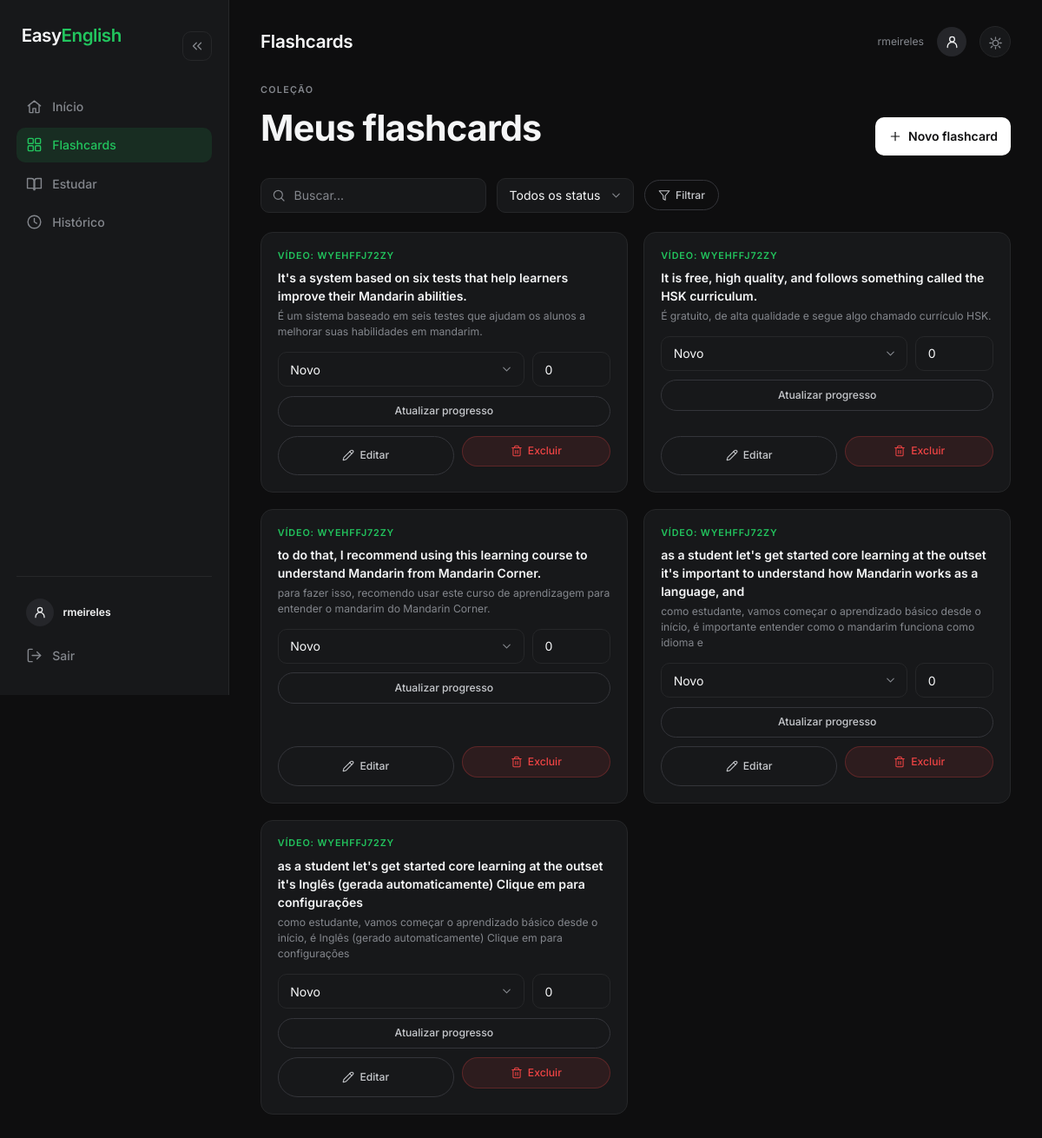
The app's page /flashcards/ (signed in), older data.
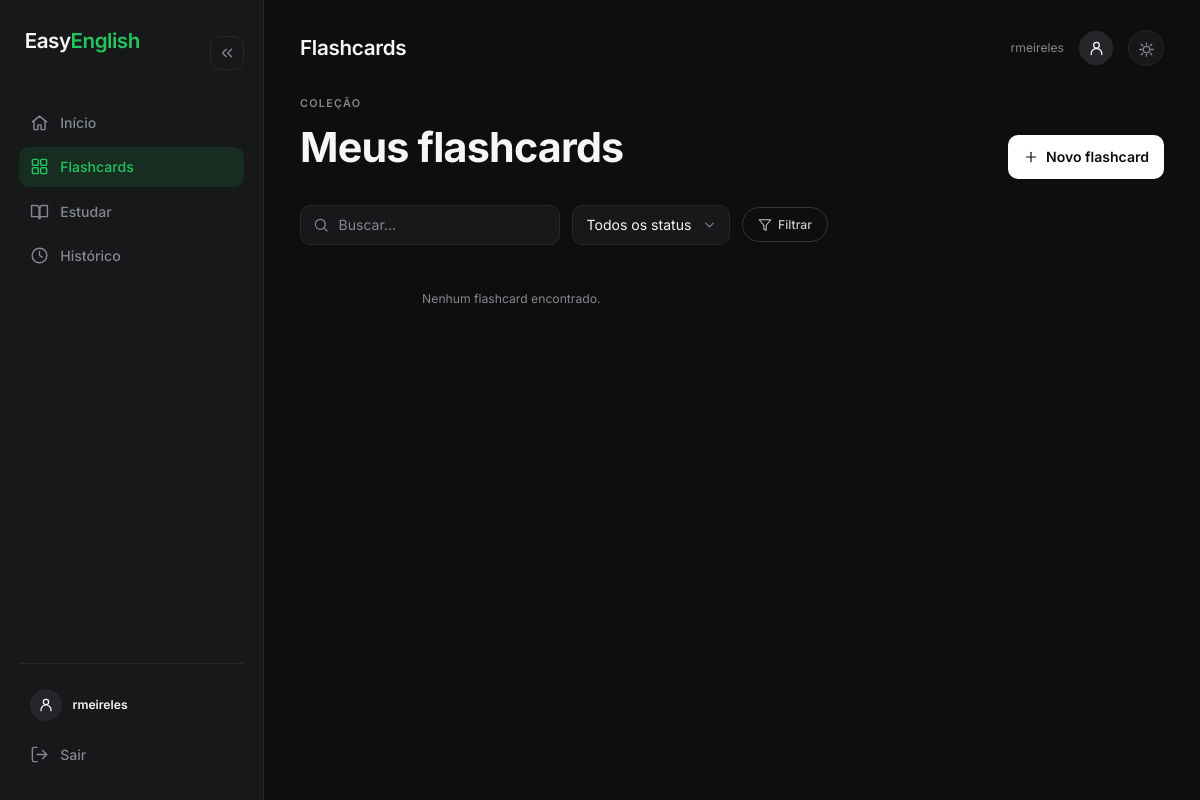
The same page, newer data.
### extensao/models.py (models this page shows, shortened)
class Flashcard(models.Model):
    DECK_CHOICES = [
        ('geral',   'Geral'),
        ('frases',  'Frases do dia a dia'),
        ('phrasal', 'Phrasal Verbs'),
        ('vocab',   'Vocabulário'),
        ('video',   'Do vídeo'),
    ]
    STATUS_CHOICES = (
        ('new',      'Novo'),
        ('learning', 'Aprendendo'),
        ('reviewed', 'Revisado'),
    )
    user = models.ForeignKey(User, on_delete=models.CASCADE, related_name='flashcards',
                             null=True, blank=True)
    video = models.ForeignKey(Video, on_delete=models.SET_NULL, related_name='flashcards',
                              null=True, blank=True)
    source_video_id = models.CharField(max_length=50, blank=True)  # id do vídeo de origem (YouTube)
    phrase = models.TextField()                       # EN
    translation = models.TextField(blank=True)        # PT
    deck = models.CharField(max_length=30, choices=DECK_CHOICES, default='geral')
    status = models.CharField(max_length=20, choices=STATUS_CHOICES, default='new')
    progress = models.PositiveIntegerField(default=0)
    created_at = models.DateTimeField(auto_now_add=True)
    class Meta:
        ordering = ['-created_at']

### easyenglish/views.py (the view)
# urls.py: path("flashcards/", flashcards_list_view, name="flashcards_list"),
@login_required
def flashcards_list_view(request):
    flashcards = get_dashboard_flashcards(request.user, request)
    paginator = Paginator(flashcards, 12)
    page_obj = paginator.get_page(request.GET.get("page"))
    return render(request, "flashcards/list.html", {"page_obj": page_obj})

### easyenglish/services/dashboard_service.py (called while the page is built)
def get_dashboard_flashcards(user, request):
    flashcards = Flashcard.objects.select_related("video").filter(user=user)
    search = request.GET.get("search")
    if search:
        flashcards = flashcards.filter(phrase__icontains=search)
    status = request.GET.get("status")
    if status:
        flashcards = flashcards.filter(status=status)
    deck = request.GET.get("deck")
    if deck:
        flashcards = flashcards.filter(deck=deck)
    ordering = request.GET.get("ordering")
    if ordering:
        flashcards = flashcards.order_by(ordering)
    return flashcards

### easyenglish/templatetags/cache_bust.py (called while the page is built)
@register.simple_tag
def static_v(path):
    url = static(path)
    try:
        absolute_path = finders.find(path)
        if absolute_path:
            version = int(os.path.getmtime(absolute_path))
            return f"{url}?v={version}"
    except Exception:
        pass
    return url

### easyenglish/templates/flashcards/list.html (shortened to what this page needs)
{% extends 'base_app.html' %}
{% load icons %}
{% block page_title %}Flashcards{% endblock %}
{% block app_content %}
<div class="page-header">
    <div class="heading-group">
        <span class="eyebrow">Coleção</span>
        <h1>Meus flashcards</h1>
    </div>
    <a href="{% url 'flashcard_create' %}" class="btn-primary" style="width:auto;">{% icon 'plus' size=16 %}<span>Novo flashcard</span></a>
</div>
<form method="get" class="filters">
    <div class="input-icon-wrap">
        {% icon 'search' size=16 %}
        <input type="text" name="search" value="{{ request.GET.search }}" placeholder="Buscar...">
    </div>
    <div class="select-wrap">
        <select name="status">
            <option value="">Todos os status</option>
        </select>
    </div>
    <button type="submit" class="btn-outline">{% icon 'filter' size=14 %}<span>Filtrar</span></button>
</form>
<div class="fc-grid">
    {% for flashcard in page_obj %}
        {% include 'components/flashcard_card.html' with flashcard=flashcard %}
    {% empty %}
        <div class="empty-hint">Nenhum flashcard encontrado.</div>
    {% endfor %}
</div>
{% endblock %}

### easyenglish/templates/components/flashcard_card.html (shortened to what this page needs)
{% load icons %}
<div class="fc-card">
    {% if flashcard.source_video_id %}
        <span class="fc-deck">Vídeo: {{ flashcard.source_video_id }}</span>
    {% else %}
        <span class="fc-deck">{{ flashcard.get_deck_display }}</span>
    {% endif %}
    <p class="fc-phrase">{{ flashcard.phrase }}</p>
    <p class="fc-translation">{{ flashcard.translation }}</p>
    <form method="post" action="{% url 'update_flashcard_status' flashcard.id %}">
        <div class="fc-update-row">
            <div class="select-wrap">
                <select name="status">
                    <option value="new"      {% if flashcard.status == 'new' %}selected{% endif %}>Novo</option>
                </select>
            </div>
            <input type="number" name="progress" value="{{ flashcard.progress }}" min="0" max="100">
        </div>
        <button class="btn-outline" type="submit" style="width:100%;">Atualizar progresso</button>
    </form>
    <div class="fc-actions">
        <a href="{% url 'flashcard_edit' flashcard.id %}" class="btn-outline" style="text-align:center;">{% icon 'pencil' size=14 %}<span>Editar</span></a>
        <form method="post" action="{% url 'flashcard_delete' flashcard.id %}"
              data-confirm="Esta ação não pode ser desfeita. O flashcard será excluído permanentemente."
              data-confirm-title="Excluir este flashcard?" data-confirm-text="Excluir" data-confirm-danger="true">
            <button class="btn-outline btn-danger" type="submit" style="width:100%;">{% icon 'trash' size=14 %}<span>Excluir</span></button>
        </form>
    </div>
</div>

Row changes from the older to the newer data that the page shows:
removed Flashcard: source_video_id "WYEHFFJ72ZY", phrase "It's a system based on six tests that help learners improve their Mandarin abilities.", translation "É um sistema baseado em seis testes que ajudam os alunos a melhorar suas habilidades em mandarim.", status "Novo", progress "0"
removed Flashcard: source_video_id "WYEHFFJ72ZY", phrase "It is free, high quality, and follows something called the HSK curriculum.", translation "É gratuito, de alta qualidade e segue algo chamado currículo HSK.", status "Novo", progress "0"
removed Flashcard: source_video_id "WYEHFFJ72ZY", phrase "to do that, I recommend using this learning course to understand Mandarin from Mandarin Corner.", translation "para fazer isso, recomendo usar este curso de aprendizagem para entender o mandarim do Mandarin Corner.", status "Novo", progress "0"
removed Flashcard: source_video_id "WYEHFFJ72ZY", phrase "as a student let's get started core learning at the outset it's important to understand how Mandarin works as a language, and", translation "como estudante, vamos começar o aprendizado básico desde o início, é importante entender como o mandarim funciona como idioma e", status "Novo", progress "0"
removed Flashcard: source_video_id "WYEHFFJ72ZY", phrase "as a student let's get started core learning at the outset it's Inglês (gerada automaticamente) Clique em para configurações", translation "como estudante, vamos começar o aprendizado básico desde o início, é Inglês (gerado automaticamente) Clique em para configurações", status "Novo", progress "0"
Text that changed along with them:
text now shown: "Nenhum flashcard encontrado."
